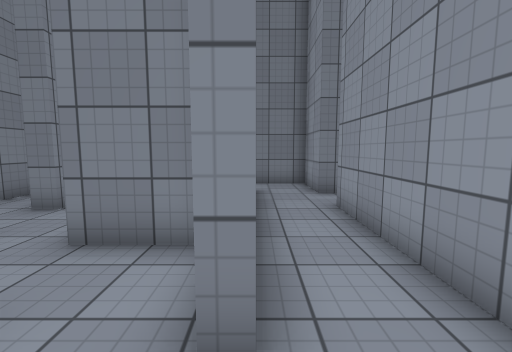
[1] (above)

16 first-person views from a walk through a 3-D level made in the Unity game engine. The camera is 1.4 m above the floor, tilts 6° down and sees 90° across. The floor is counted in squares, 1 m on a side. Each view is taken from the middle of a square. On the plan, view 1 faces up. The plan holds only what a view shows up to about 13 squares ahead; the rest is blank. The place goes on beyond the plan. The player is left out. Some surface patterns are stand-ins.

[2]
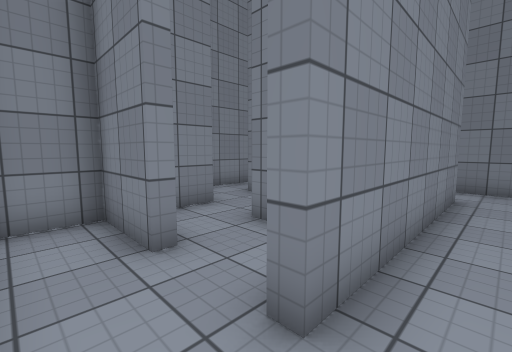

[3]
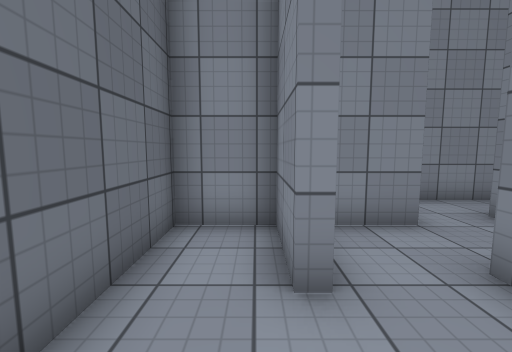

[4]
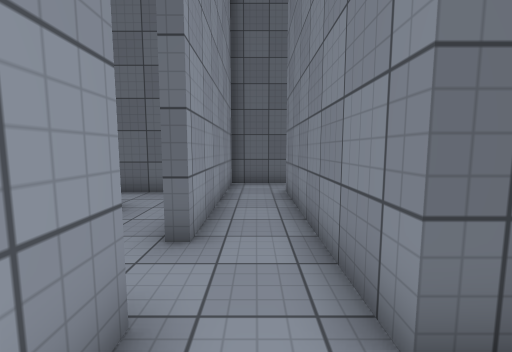

[5]
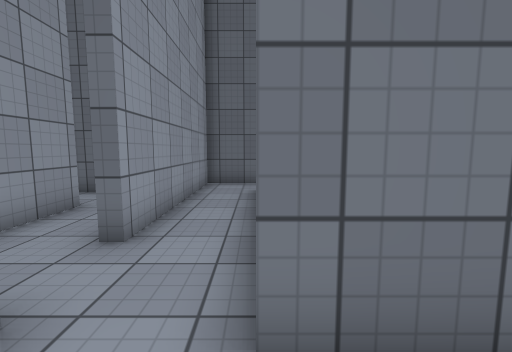

[6]
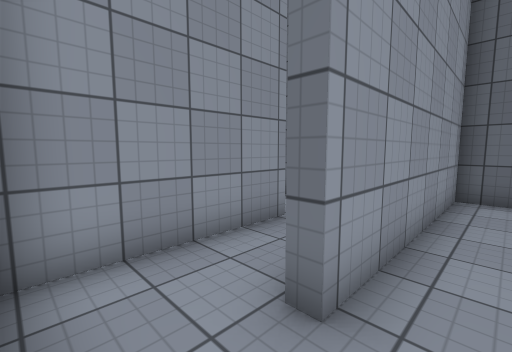

[7]
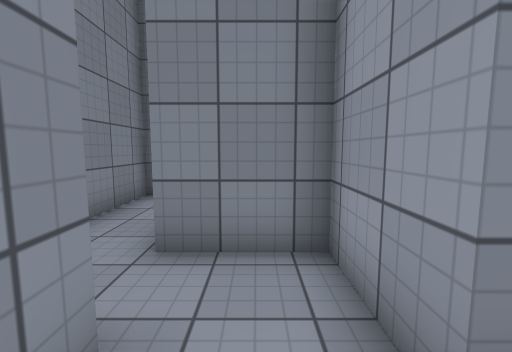

[8]
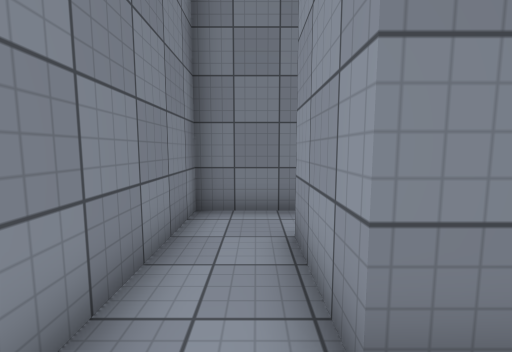

[9]
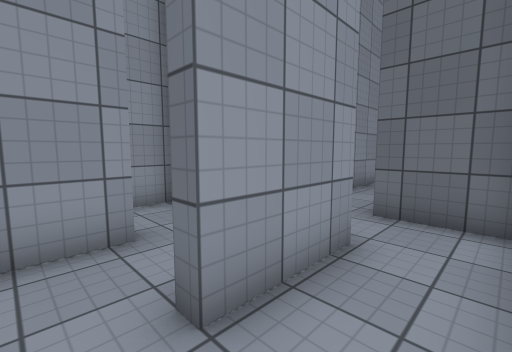

[10]
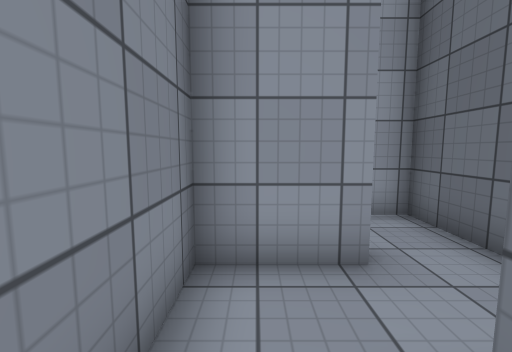

[11]
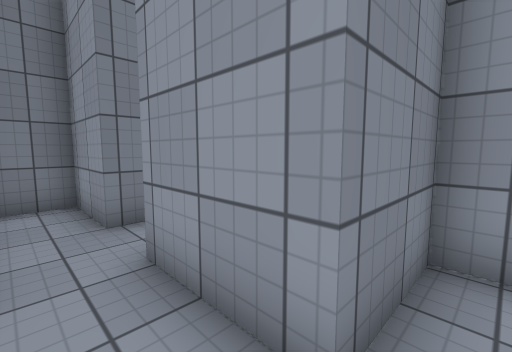

[12]
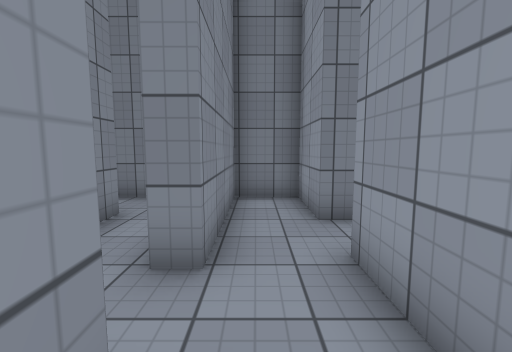

[13]
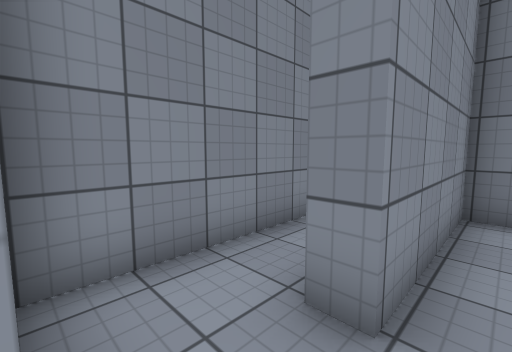

[14]
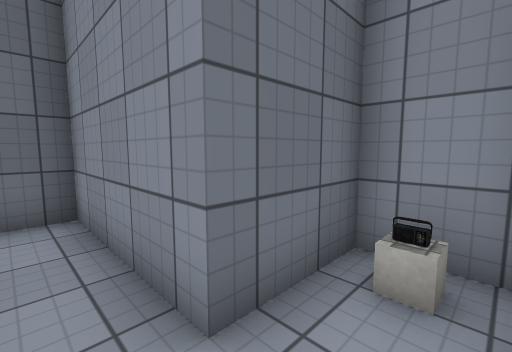

[15]
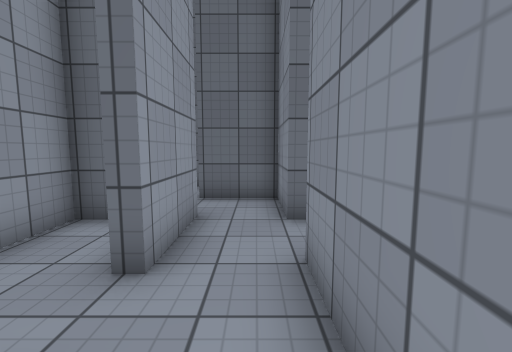

[16]
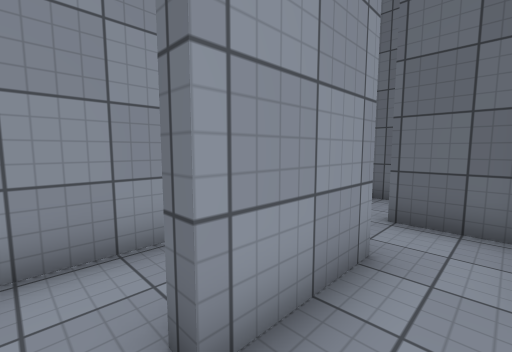

### Floor plan
Key: @ floor where view 1 was taken; # wall or solid block; . floor; R radio.
Columns run from 10 left of view 1 to 5 right of it. Each row starts with its distance up from view 1.
 15        ######
 14        #....#
 13        #..#.#
 12        #..#...#
 11   ## ###..#####
 10 #....#.#....#
  9 #R.. #.#....#
  8 ####.#.####.###
  7    #.#....#...#
  6    #.#.#..#.#.#
  5    #...#..#.#.#
  4    ###.####.#.#
  3      #....#.# ..
  2      ###..#.####
  1      #......#
  0      #....@.#
 -1      ########

Where each view was taken, in squares from view 1:
view 1: 0 up, 0 right, facing up
view 2: 0 up, 1 right, facing up-left
view 3: 1 up, 0 right, facing left
view 4: 10 up, 1 right, facing down
view 5: 10 up, 0 right, facing down
view 6: 8 up, 1 right, facing down-right
view 7: 7 up, 1 right, facing up
view 8: 9 up, 1 left, facing up
view 9: 14 up, 2 left, facing down-right
view 10: 14 up, 1 left, facing right
view 11: 3 up, 4 left, facing up-right
view 12: 3 up, 4 left, facing up
view 13: 4 up, 4 left, facing up-left
view 14: 10 up, 6 left, facing down-left
view 15: 9 up, 4 left, facing down
view 16: 7 up, 4 left, facing down-right
